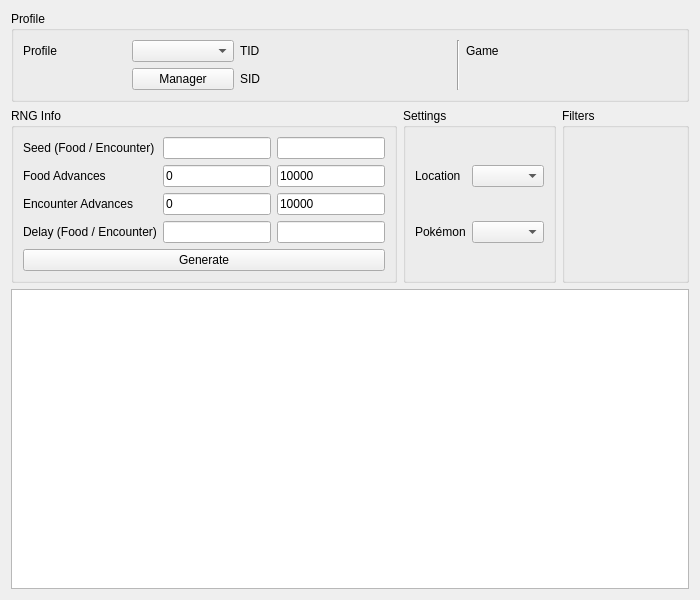
<?xml version="1.0" encoding="UTF-8"?>
<ui version="4.0">
 <class>PokeSpot</class>
 <widget class="QWidget" name="PokeSpot">
  <property name="geometry">
   <rect>
    <x>0</x>
    <y>0</y>
    <width>700</width>
    <height>600</height>
   </rect>
  </property>
  <property name="windowTitle">
   <string>PokeSpot</string>
  </property>
  <layout class="QGridLayout" name="gridLayout_2">
   <item row="0" column="0" colspan="3">
    <widget class="QGroupBox" name="groupBoxProfile">
     <property name="title">
      <string>Profile</string>
     </property>
     <layout class="QGridLayout" name="gridLayout_5">
      <item row="0" column="0">
       <widget class="QLabel" name="labelProfile">
        <property name="text">
         <string>Profile</string>
        </property>
       </widget>
      </item>
      <item row="0" column="1">
       <widget class="QComboBox" name="comboBoxProfiles"/>
      </item>
      <item row="1" column="1">
       <widget class="QPushButton" name="pushButtonProfileManager">
        <property name="text">
         <string>Manager</string>
        </property>
       </widget>
      </item>
      <item row="0" column="2">
       <widget class="QLabel" name="labelProfileTID">
        <property name="text">
         <string>TID</string>
        </property>
       </widget>
      </item>
      <item row="0" column="3">
       <widget class="QLabel" name="labelProfileTIDValue"/>
      </item>
      <item row="1" column="2">
       <widget class="QLabel" name="labelProfileSID">
        <property name="text">
         <string>SID</string>
        </property>
       </widget>
      </item>
      <item row="1" column="3">
       <widget class="QLabel" name="labelProfileSIDValue"/>
      </item>
      <item row="0" column="4" rowspan="2">
       <widget class="Line" name="line">
        <property name="orientation">
         <enum>Qt::Vertical</enum>
        </property>
       </widget>
      </item>
      <item row="0" column="5">
       <widget class="QLabel" name="labelProfileGame">
        <property name="text">
         <string>Game</string>
        </property>
       </widget>
      </item>
      <item row="0" column="6">
       <widget class="QLabel" name="labelProfileGameValue"/>
      </item>
     </layout>
    </widget>
   </item>
   <item row="1" column="0">
    <widget class="QGroupBox" name="groupBoxRNGInfo">
     <property name="title">
      <string>RNG Info</string>
     </property>
     <layout class="QGridLayout" name="gridLayout">
      <item row="0" column="0">
       <widget class="QLabel" name="labelSeed">
        <property name="text">
         <string>Seed (Food / Encounter)</string>
        </property>
       </widget>
      </item>
      <item row="0" column="1">
       <widget class="TextBox" name="textBoxFoodSeed">
        <property name="maxLength">
         <number>8</number>
        </property>
       </widget>
      </item>
      <item row="0" column="2">
       <widget class="TextBox" name="textBoxEncounterSeed"/>
      </item>
      <item row="1" column="0">
       <widget class="QLabel" name="labelGenerateAdvances">
        <property name="text">
         <string>Food Advances</string>
        </property>
       </widget>
      </item>
      <item row="1" column="1">
       <widget class="TextBox" name="textBoxFoodInitialAdvances">
        <property name="text">
         <string notr="true">0</string>
        </property>
        <property name="maxLength">
         <number>10</number>
        </property>
       </widget>
      </item>
      <item row="1" column="2">
       <widget class="TextBox" name="textBoxFoodMaxAdvances">
        <property name="text">
         <string notr="true">10000</string>
        </property>
       </widget>
      </item>
      <item row="2" column="0">
       <widget class="QLabel" name="labelEncounterAdvances">
        <property name="text">
         <string>Encounter Advances</string>
        </property>
       </widget>
      </item>
      <item row="2" column="1">
       <widget class="TextBox" name="textBoxEncounterInitialAdvances">
        <property name="text">
         <string notr="true">0</string>
        </property>
        <property name="maxLength">
         <number>10</number>
        </property>
       </widget>
      </item>
      <item row="2" column="2">
       <widget class="TextBox" name="textBoxEncounterMaxAdvances">
        <property name="text">
         <string notr="true">10000</string>
        </property>
       </widget>
      </item>
      <item row="3" column="0">
       <widget class="QLabel" name="labelDelay">
        <property name="text">
         <string>Delay (Food / Encounter)</string>
        </property>
       </widget>
      </item>
      <item row="3" column="1">
       <widget class="TextBox" name="textBoxFoodDelay"/>
      </item>
      <item row="3" column="2">
       <widget class="TextBox" name="textBoxEncounterDelay"/>
      </item>
      <item row="4" column="0" colspan="3">
       <widget class="QPushButton" name="pushButtonGenerate">
        <property name="text">
         <string>Generate</string>
        </property>
       </widget>
      </item>
     </layout>
    </widget>
   </item>
   <item row="1" column="1">
    <widget class="QGroupBox" name="groupBoxSettings">
     <property name="title">
      <string>Settings</string>
     </property>
     <layout class="QGridLayout" name="gridLayout_3">
      <item row="0" column="0">
       <widget class="QLabel" name="labelLocation">
        <property name="text">
         <string>Location</string>
        </property>
       </widget>
      </item>
      <item row="0" column="1">
       <widget class="ComboBox" name="comboBoxLocation"/>
      </item>
      <item row="1" column="0">
       <widget class="QLabel" name="labelPokemon">
        <property name="text">
         <string>Pokémon</string>
        </property>
       </widget>
      </item>
      <item row="1" column="1">
       <widget class="ComboBox" name="comboBoxPokemon"/>
      </item>
     </layout>
    </widget>
   </item>
   <item row="1" column="2">
    <widget class="QGroupBox" name="groupBoxFilters">
     <property name="sizePolicy">
      <sizepolicy hsizetype="Preferred" vsizetype="Preferred">
       <horstretch>1</horstretch>
       <verstretch>0</verstretch>
      </sizepolicy>
     </property>
     <property name="title">
      <string>Filters</string>
     </property>
     <layout class="QGridLayout" name="gridLayout_4">
      <item row="0" column="0">
       <widget class="Filter" name="filter" native="true"/>
      </item>
     </layout>
    </widget>
   </item>
   <item row="2" column="0" colspan="3">
    <widget class="TableView" name="tableView"/>
   </item>
  </layout>
 </widget>
 <customwidgets>
  <customwidget>
   <class>TextBox</class>
   <extends>QLineEdit</extends>
   <header>Form/Controls/TextBox.hpp</header>
  </customwidget>
  <customwidget>
   <class>ComboBox</class>
   <extends>QComboBox</extends>
   <header>Form/Controls/ComboBox.hpp</header>
  </customwidget>
  <customwidget>
   <class>TableView</class>
   <extends>QTableView</extends>
   <header>Form/Controls/TableView.hpp</header>
  </customwidget>
  <customwidget>
   <class>Filter</class>
   <extends>QWidget</extends>
   <header>Form/Controls/Filter.hpp</header>
   <container>1</container>
  </customwidget>
 </customwidgets>
 <tabstops>
  <tabstop>comboBoxProfiles</tabstop>
  <tabstop>pushButtonProfileManager</tabstop>
  <tabstop>textBoxFoodSeed</tabstop>
  <tabstop>textBoxEncounterSeed</tabstop>
  <tabstop>textBoxFoodInitialAdvances</tabstop>
  <tabstop>textBoxFoodMaxAdvances</tabstop>
  <tabstop>textBoxEncounterInitialAdvances</tabstop>
  <tabstop>textBoxEncounterMaxAdvances</tabstop>
  <tabstop>textBoxFoodDelay</tabstop>
  <tabstop>textBoxEncounterDelay</tabstop>
  <tabstop>pushButtonGenerate</tabstop>
  <tabstop>comboBoxLocation</tabstop>
  <tabstop>comboBoxPokemon</tabstop>
  <tabstop>tableView</tabstop>
 </tabstops>
 <resources/>
 <connections/>
</ui>
